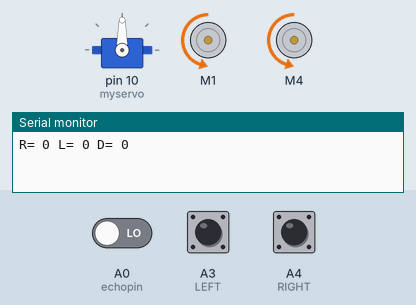
Recording of a sketch running on a simulated Arduino Uno, built with avr-gcc and run on an emulated ATmega328P. Shown: servo, 2 × DC motor (green arrow = forward, orange = backward, longer = faster), the last lines printed to the serial monitor. The test bench sets the inputs (shaded band); at power-on: A3 (LEFT) LOW, A4 (RIGHT) LOW, A0 (echopin) LOW.

Above: at 6.6 s.
6.7 s: A3 (LEFT) pulled HIGH for 1 s
At 7.8 s:
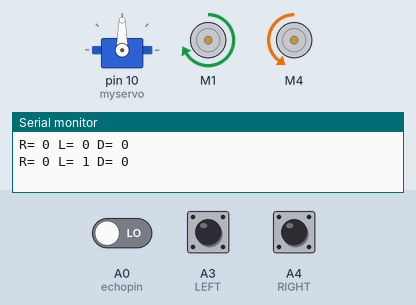
10.0 s: A4 (RIGHT) pulled HIGH for 1 s
At 11.5 s:
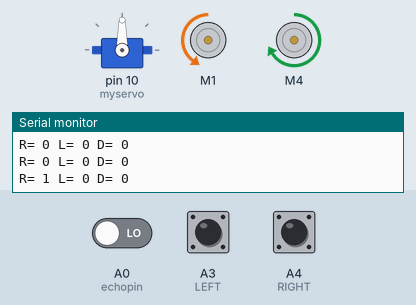
13.2 s: A4 (RIGHT) pulled HIGH for 3.2 s
At 18.1 s:
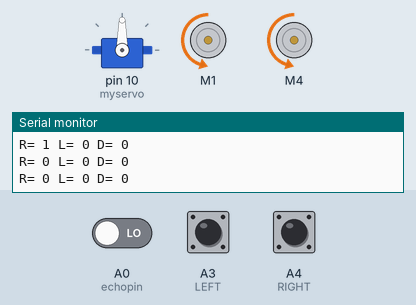
18.4 s: A3 (LEFT) pulled HIGH for 3.2 s
At 19.8 s:
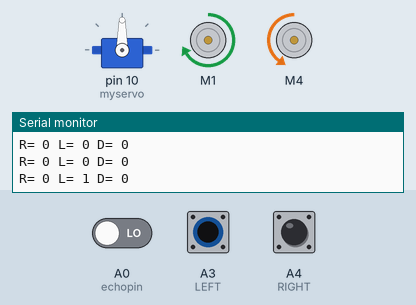
23.7 s: A3 (LEFT) driven HIGH and A4 (RIGHT) driven HIGH
At 25.7 s:
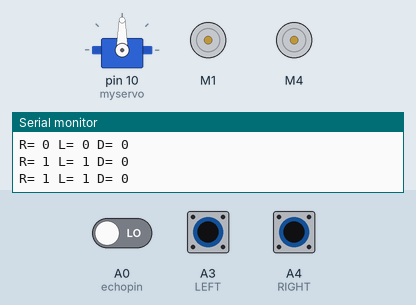
Timing chart, 0 to 26.8 s (numbered marks = the images above; inputs shaded):
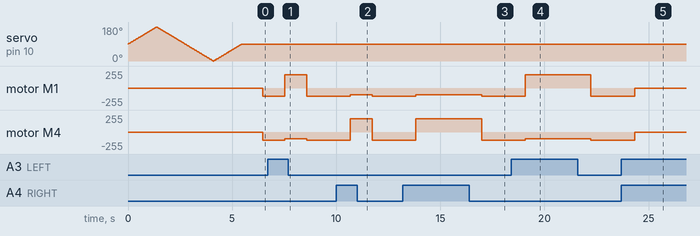

The sketch:

Autonomous_Mobility___1.ino
```cpp
// www.YouTube.com/Electronics is Fun //

#include<Servo.h>
#include<AFMotor.h>
#define LEFT A3
#define echopin A0 // echo pin
#define trigpin A1 // Trigger pin
#define RIGHT A4

AF_DCMotor Motor1(1,MOTOR12_1KHZ);
//AF_DCMotor Motor2(2,MOTOR12_1KHZ);
//AF_DCMotor Motor3(3,MOTOR34_1KHZ);
AF_DCMotor Motor4(4,MOTOR34_1KHZ);

Servo myservo;

int pos =0;
long time;

void setup(){

Serial.begin(9600);
myservo.attach(10);

for(pos = 90; pos <= 180; pos += 1){
myservo.write(pos);
delay(15);
}

for(pos = 180; pos >= 0; pos-= 1) {
myservo.write(pos);
delay(15);
}

for(pos = 0; pos<=90; pos += 1) {
myservo.write(pos);
delay(15);
}

pinMode(RIGHT, INPUT);
pinMode(LEFT, INPUT);

pinMode(trigpin, OUTPUT);
pinMode(echopin, INPUT);

}

void loop(){
unsigned int distance = read_cm();

int Right_Value = digitalRead(RIGHT);
int Left_Value  = digitalRead(LEFT);

Serial.print("R= ");
Serial.print(Right_Value);
Serial.print(" L= ");
Serial.print(Left_Value);
Serial.print(" D= ");
Serial.println(distance);

     if((Right_Value==1) && (distance>=10 && distance<=30)&&(Left_Value==1)){forword();}
else if((Right_Value==0) && (Left_Value==1)){turnRight();}
else if((Right_Value==1) && (Left_Value==0)){turnLeft();}
else if((Right_Value==1) && (Left_Value==1)){stop();}
else if(distance > 5 && distance < 10){stop();}
else if(distance < 5){backword();}

delay(50);
}

long read_cm(){
  digitalWrite(trigpin, LOW);
  delayMicroseconds(2);
  digitalWrite(trigpin, HIGH);
  delayMicroseconds(10);
  time = pulseIn (echopin, HIGH);
  return time / 29 / 2;
}

void forword(){// turn it on going forward
Motor1.setSpeed(120);
Motor1.run(FORWARD);
//Motor2.setSpeed(120);
//Motor2.run(FORWARD);
//Motor3.setSpeed(120);
//Motor3.run(FORWARD);
Motor4.setSpeed(120);
Motor4.run(FORWARD);
}

void backword(){ // the other way
Motor1.setSpeed(120);
Motor1.run(BACKWARD);
//Motor2.setSpeed(120);
//Motor2.run(BACKWARD);
//Motor3.setSpeed(120);
//Motor3.run(BACKWARD);
Motor4.setSpeed(120);
Motor4.run(BACKWARD);
}

void turnRight(){ // the other right
Motor1.setSpeed(200);
Motor1.run(FORWARD);
//Motor2.setSpeed(200);
//Motor2.run(FORWARD);
//Motor3.setSpeed(100);
//Motor3.run(BACKWARD);
Motor4.setSpeed(100);
Motor4.run(BACKWARD);
}

void turnLeft(){ // turn it on going left
Motor1.setSpeed(100);
Motor1.run(BACKWARD);
//Motor2.setSpeed(100);
//Motor2.run(BACKWARD);
//Motor3.setSpeed(200);
//Motor3.run(FORWARD);
Motor4.setSpeed(200);
Motor4.run(FORWARD);
}

void stop(){ // stopped
Motor1.setSpeed(0);
Motor1.run(RELEASE);
//Motor2.setSpeed(0);
//Motor2.run(RELEASE);
//Motor3.setSpeed(0);
//Motor3.run(RELEASE);
Motor4.setSpeed(0);
Motor4.run(RELEASE);
}
```

Measured:
- after the input at 6.7 s, motor M1: backward 120/255 → forward 200/255 after 0.82 s, → backward 120/255 1.1 s later; motor M4: backward 120/255 → backward 100/255 after 0.82 s, → backward 120/255 1.1 s later
- after the input at 10.0 s, motor M1: backward 120/255 → backward 100/255 after 0.68 s, → backward 120/255 1.1 s later; motor M4: backward 120/255 → forward 200/255 after 0.68 s, → backward 120/255 1.1 s later
- after the input at 13.2 s, motor M1: backward 120/255 → backward 100/255 after 0.63 s, → backward 120/255 3.2 s later; motor M4: backward 120/255 → forward 200/255 after 0.63 s, → backward 120/255 3.2 s later
- after the input at 18.4 s, motor M1: backward 120/255 → forward 200/255 after 0.68 s, → backward 120/255 3.2 s later; motor M4: backward 120/255 → backward 100/255 after 0.68 s, → backward 120/255 3.2 s later
- after the input at 23.7 s, motor M1, motor M4: backward 120/255 → stopped after 0.63 s
